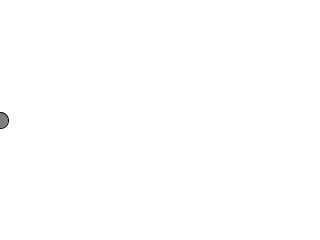
Frame 1 (no input)
Frame 60 (the mouse pressed at the canvas centre just before this capture): identical to frame 1, image omitted
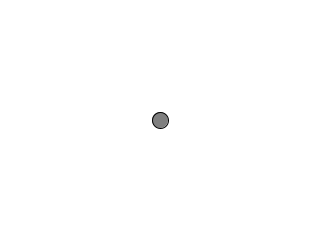
Frame 120 (the mouse held since frame 60 and released just before this capture)

The Processing sketch that drew these frames (run headless with seeded random() and noise(); from frame 60 on, the mouse is pressed at the canvas centre):

// Processing sketch: follow_mouse
// ── follow_mouse.pde

float x;

void setup() {
  size(320, 240);
  x = 0;
}

void draw() {
  background(255);
  fill(127);
  stroke(0);
  ellipse(x,height/2, 16, 16);
  
  x = x*0.5 + mouseX*0.5;
}
